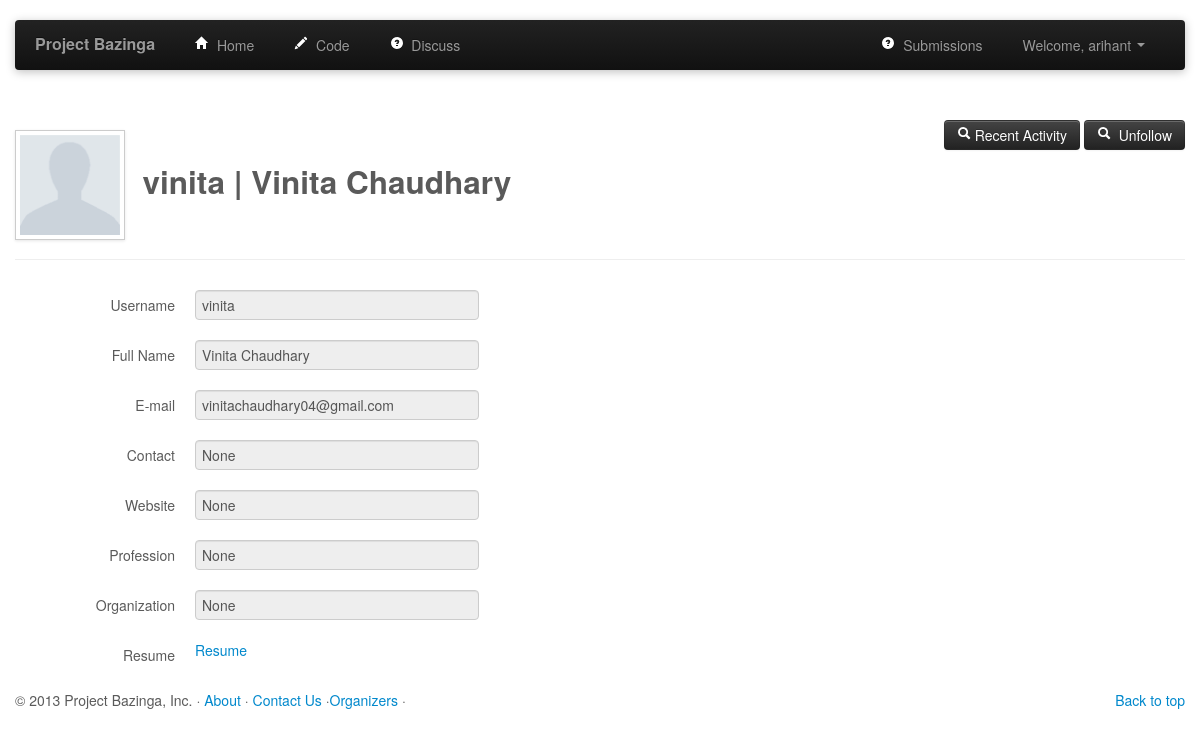
The page /profile/2 (signed in) on the database its author committed.
### tables this page shows
CREATE TABLE "users" (
    "user_id" INTEGER PRIMARY KEY AUTOINCREMENT ,
    "username" TEXT ,
    "password" TEXT ,
    "email" TEXT ,
    "name" TEXT ,
    "contact" TEXT,
    "profession" TEXT,
    "organization" TEXT,
    "website" TEXT
);

### profile_views.py (the view)
@profile_views.route('/profile/<path>')		#To display profile. Inputs id of user and renders profile page of that particular user
def profile(path):
    db = get_db()
    cur = db.execute('select * from users where user_id=?',[path])
    user = cur.fetchone()
    cur = db.execute('select * from follow where follower=? and following=?',[session['userId'],path])
    check=cur.fetchall()
    if int(path)==session['userId']:
	   flag=1     #1 - same user profile, 0-diff user and following, 2-diff user and not following
    elif check:
	   flag=0
    else:
	   flag=2
    return render_template('profile.html', user=user, flag=flag)

### profile_views.py (called while the page is built)
def get_db():
    top = _app_ctx_stack.top
    if not hasattr(top, 'sqlite_db'):
        sqlite_db = sqlite3.connect('database.db')
        sqlite_db.row_factory = sqlite3.Row
        top.sqlite_db = sqlite_db
    return top.sqlite_db

### templates/profile.html (shortened to what this page needs)
{% extends "header.html" %}
{% block body %}
<div style="padding:50px">
</div>
<div class = "container" >
	<div class="page-header row-fluid ">
		<div class="pull-left" >
			<h2 style="align:bottom"><img class="img-polaroid " src="/static/files/{{user.user_id}}.jpg" height="100" width="100"/>
			&nbsp;{{ user.username }} | {{ user.name }}</h2>
		</div>
		<div class="pull-right">
				{% if flag==0 %}
				<a href="/profile/follow/{{user.user_id}}"><button class="btn btn-inverse"> <i class="icon-search icon-white"> </i>&nbsp;Recent Activity</button></a>
				<a href="#myModal" role="button" data-toggle="modal"><button class="btn btn-inverse"><i class="icon-search icon-white"> </i>&nbsp; Unfollow</button></a>
				{% endif %}
		</div>
	</div>
	<div class="form-horizontal" >
	  <div class="control-group">
	    <label class="control-label"  for="username">Username</label>
	    <div class="controls">
	      <input type="text" id="username" name="username"  value="{{ user.username }}" class="input-xlarge " readonly>
	    </div>
	  </div>
	  <div class="control-group">
	    <label class="control-label"  for="name">Full Name</label>
	    <div class="controls">
	      <input type="text" id="name" name="name"  value="{{ user.name }}" class="input-xlarge" readonly>
	    </div>
	  </div>
	  <div class="control-group">
	    <label class="control-label" for="email">E-mail</label>
	    <div class="controls">
	      <input type="text" id="email" name="email"  value="{{ user.email }}" class="input-xlarge" readonly>
	    </div>
	  </div>
	  <div class="control-group">
	    <label class="control-label" for="contact">Contact</label>
	    <div class="controls">
	      <input type="text" id="contact" name="contact"  value="{{ user.contact }}" class="input-xlarge" readonly>
	    </div>
	  </div>
	  <div class="control-group">
	    <label class="control-label" for="website">Website</label>
	    <div class="controls">
	      <input type="text" id="webiste" name="website"  value="{{ user.website }}" class="input-xlarge" readonly>
	    </div>
	  </div>
	  <div class="control-group">
	    <label class="control-label" for="website">Profession</label>
	    <div class="controls">
	      <input type="text" id="profession" name="profession"  value="{{ user.profession }}" class="input-xlarge" readonly>
	    </div>
	  </div>
	  <div class="control-group">
	    <label class="control-label" for="organization">Organization</label>
	    <div class="controls">
	      <input type="text" id="organization" name="organization"  value="{{ user.organization }}" class="input-xlarge" readonly>
	    </div>
	  </div>
	  <div class="control-group">
	    <label class="control-label" for="resume">Resume</label>
	    <div class="controls">
	      <a href="{{ url_for('static', filename= 'files/%s.pdf' % userId) }}">Resume</a>
	    </div>
	  </div>
	</div>
</div>
{% endblock %}

### static/css/style.css (style rules this page uses)
body { padding-bottom: 40px; color: #5a5a5a; }

### rows shown on the page
users: username "vinita", name "Vinita Chaudhary", email "vinitachaudhary04@gmail.com"

### other values the page prints
{{ session.username }} "arihant"
